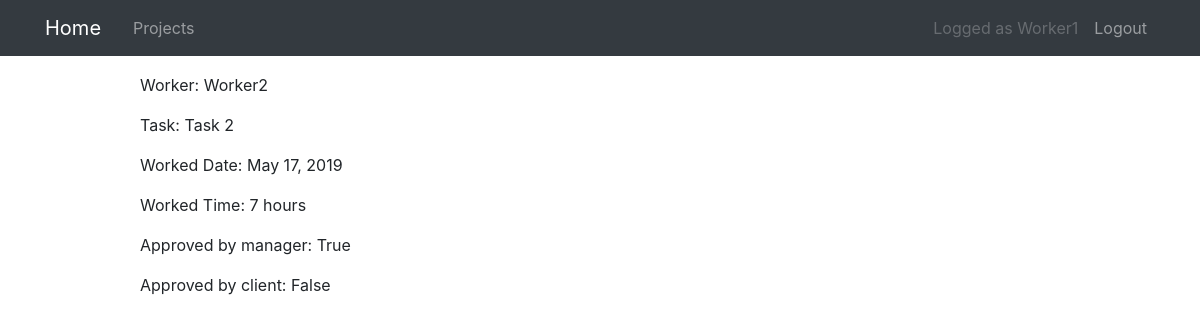
Page /datepoint/8/ (signed in) on the earlier database version.
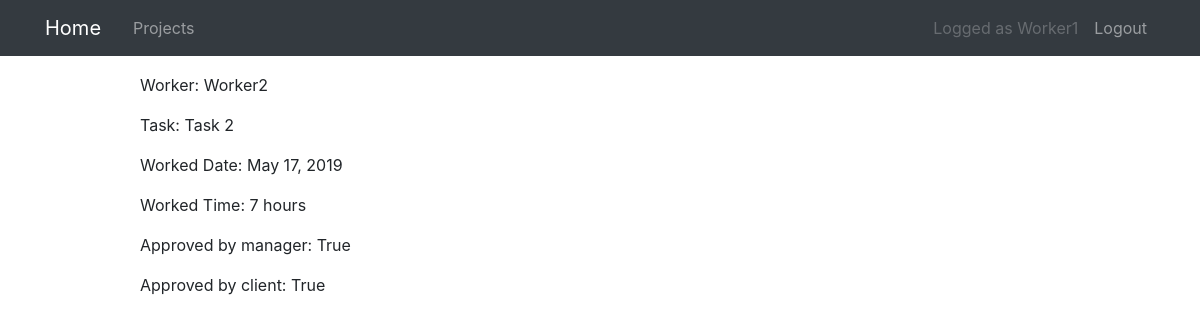
Same page on the later database version.
### projects/models.py (models this page shows, shortened)
class DatePoint(models.Model):
    task = models.ForeignKey(Task, on_delete=models.CASCADE)
    worker = models.ForeignKey(User, on_delete=models.CASCADE)
    title = models.CharField(max_length=100)
    description = models.CharField(max_length=100, blank=True)
    url = models.URLField(blank=True)
    worked_time = models.PositiveIntegerField()
    worked_date = models.DateField()
    date_created = models.DateTimeField(auto_now=True)
    approved_manager = models.BooleanField(default=False)
    approved_client = models.BooleanField(default=False)

class Task(models.Model):
    title = models.CharField(max_length=100)
    project = models.ForeignKey(Project, on_delete=models.CASCADE)

### projects/views.py (the view)
class DatePointDetailView(
    PermissionRequiredMixin, UserCanViewDatePointDetail, DetailView
):
    model = DatePoint
    pk_url_kwarg = "datepoint_pk"
    permission_required = "projects.view_datepoint"

### projects/mixins.py (called while the page is built)
    def check_user(self, user, project_pk):
        if user.groups.count() > 0:
            if user.groups.all()[0].name == "Worker":
                queryset = Project.objects.filter(id=project_pk, worker=user)
                if queryset.count() > 0:
                    return True
            elif user.groups.all()[0].name == "Manager":
                queryset = Project.objects.filter(id=project_pk, manager=user)
                if queryset.count() > 0:
                    return True
            elif user.groups.all()[0].name == "Client":
                queryset = Project.objects.filter(id=project_pk, client=user)
                if queryset.count() > 0:
                    return True
        else:
            return False

    def test_func(self):
        datepoint_pk = self.kwargs["datepoint_pk"]
        project_pk = DatePoint.objects.filter(id=datepoint_pk)[
            0
        ].task.project.id
        user = self.request.user
        return super().check_user(user, project_pk)

### projects/templates/projects/datepoint_detail.html (shortened to what this page needs)
{% extends "projects/base.html" %}
{% block content %}
<p>Worker: {{ object.worker }} </p>
<p>Task: {{ object.task.title }} </p>
<p>Worked Date: {{ object.worked_date }} </p>
<p>Worked Time: {{ object.worked_time }} hours</p>
<p id="approved_manager">Approved by manager: {{ object.approved_manager }}</p>
<p id="approved_client">Approved by client: {{ object.approved_client }}</p>
{% endblock content %}

### projects/templates/projects/base.html (shortened to what this page needs)
{% load static %}
<!DOCTYPE html>
<html>
<head>
  <link rel="stylesheet" href="https://maxcdn.bootstrapcdn.com/bootstrap/4.0.0/css/bootstrap.min.css"
>
  <link rel="stylesheet" type="text/css" href="{% static 'projects/main.css' %}">
</head>
<body>
  <header>
    <nav class="navbar navbar-expand-md navbar-dark bg-dark">
      <div class="container">
        <a class="navbar-brand mr-4" href="{% url 'project-home' %}">Home</a>
        <div class="collapse navbar-collapse" id="navbarToggle">
          <div class="navbar-nav mr-auto">
            {% if user.is_authenticated %}
            {% if perms.projects.view_project %}
            {% if not request.user.is_staff %}
            <a class="nav-item nav-link" href="{% url 'project-list' %}">Projects</a>
            {% endif %}
            {% endif %}
            {% endif %}
          </div>
          <div class="navbar-nav">
            {% if user.is_authenticated %}
            <a class="nav-link disabled" href="#">Logged as {{ user.username }}</a>
            <a class="nav-item nav-link" href="{% url 'logout' %}">Logout</a>
            {% else %}
            <a class="nav-item nav-link" href="{% url 'login' %}">Login</a>
            {% endif %}
          </div>
        </div>
      </div>
    </nav>
  </header>
  <main class="container">
    <div class="row">
      <div class="col-1">
      </div>
      <div class="col-10">
        {% block content %}{% endblock %}
      </div>
      <div class="col-1"></div>
    </div>
  </main>
</body>
</html>

### projects/static/projects/main.css (style rules this page uses)
.navbar { margin-bottom: 2ex; }

Differences in the rows shown:
changed DatePoint "True": approved_client "False" → "True"
